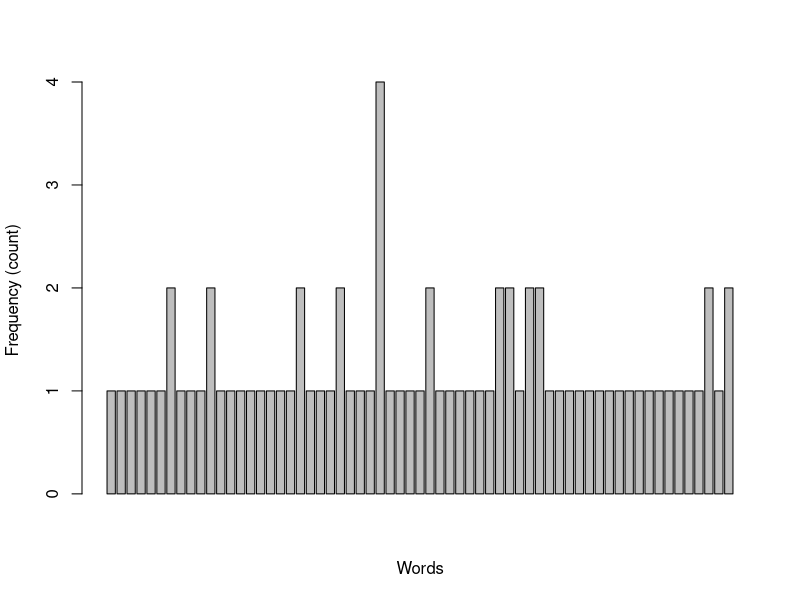
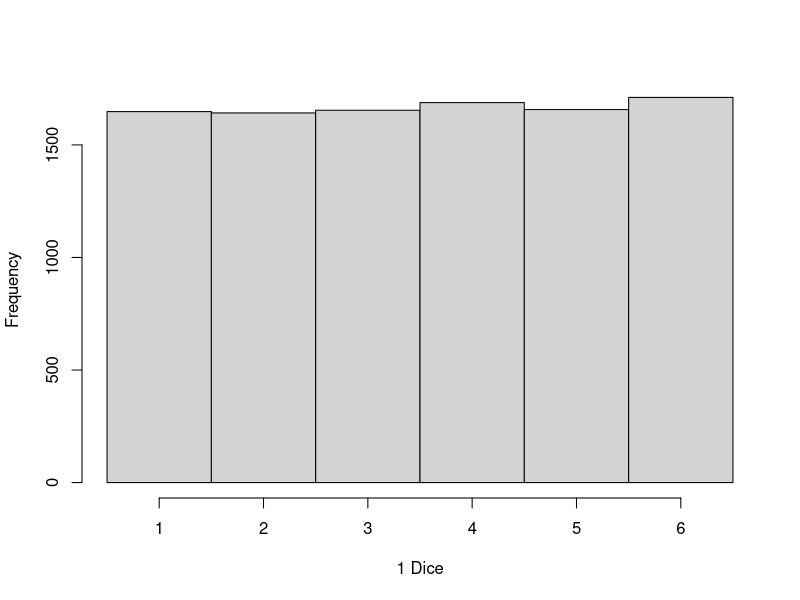
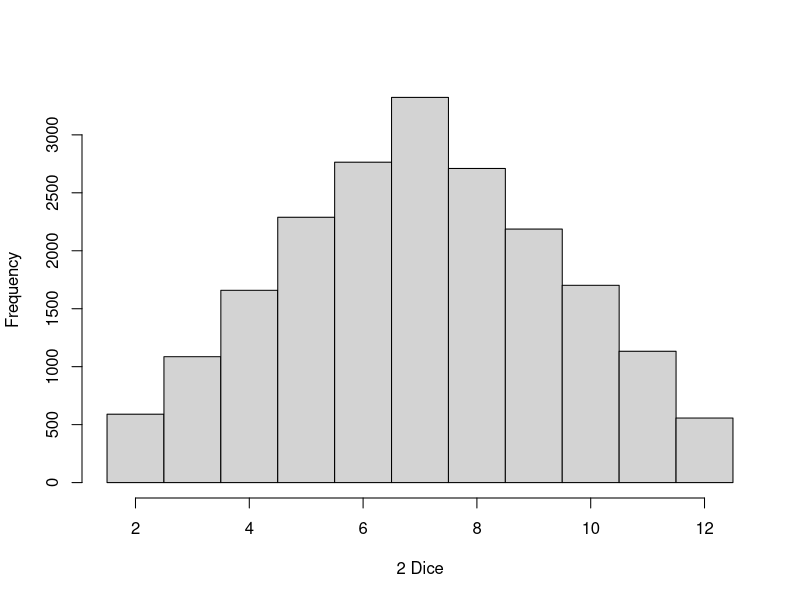
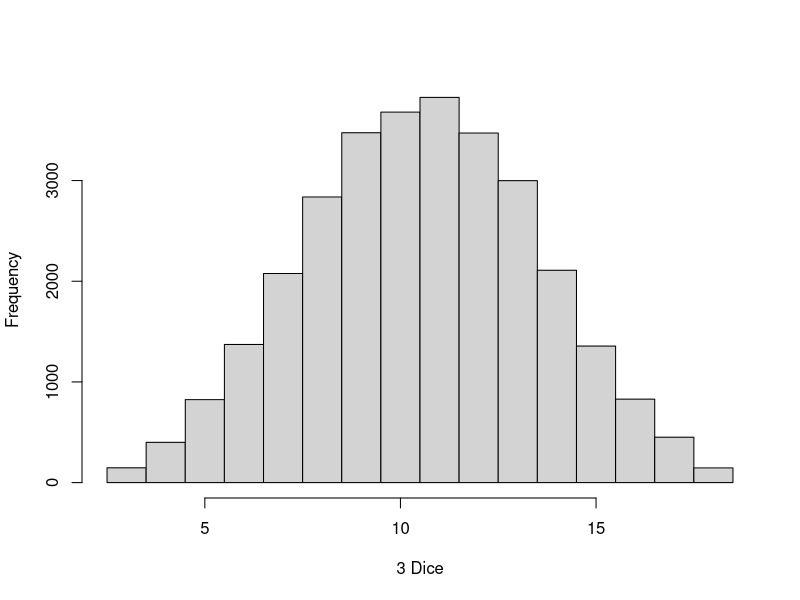
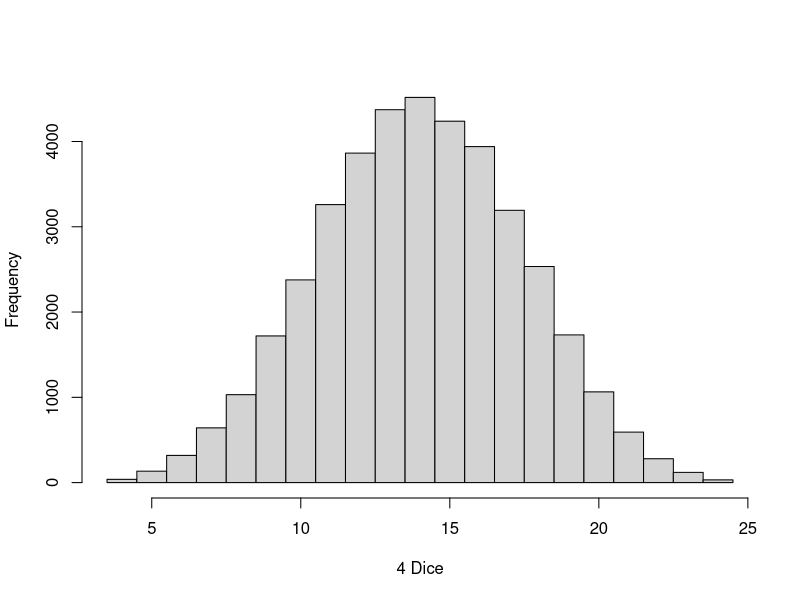
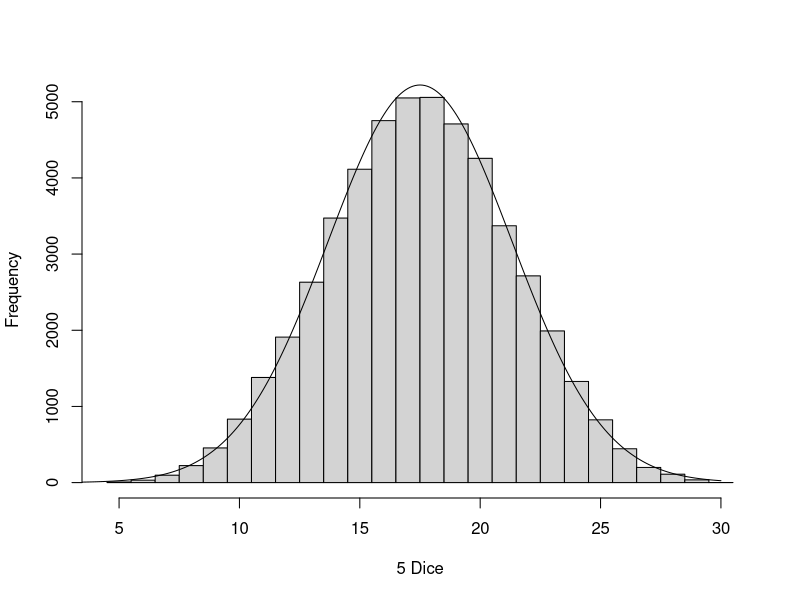

Reproduce these figures in R, in order.
## ---- chunk 1
knitr::opts_knit$set(root.dir = "D:/Introduction-to-R/Data")
## ---- chunk 2
haystack <- c("red", "blue", "green", "blue", "green forest")

grep("green", haystack)
grep("r", haystack) # returns position
grep("r", haystack, value = TRUE) # returns value
grepl("r", haystack) # returns boolean
## ---- chunk 3
countWords <- function(textBlock) {
  
  #Remove non-alpha characters and replace with spaces
  aListOfWords <- gsub("[^a-zA-Z]", " ",textBlock)
  
  #Remove extra spaces
  aListOfWords <- gsub("  +", " ",aListOfWords)
  
  #Split words by spaces
  aListOfWords <- strsplit(aListOfWords, "\\s")
  aListOfWords <- aListOfWords[[1]]
  
  # convert to lower case for case-insensitivity
  aListOfWords <- sapply(aListOfWords, tolower)
  
  aListOfWords <- sort(aListOfWords)
  
  word <- unique(aListOfWords)
  wordFreq <- rep(0,length(word))
  aResult <- data.frame(word,wordFreq)         # Populate word list and pre-allocate data structure
  
  # Initialize variables for the loop
  aCount <- 1
  wordIndex <- 1
  
  for(i in 2:length(aListOfWords)) {
    if (aListOfWords[i] != aListOfWords[i-1]) {
      aResult$wordFreq[wordIndex] <- aCount
      wordIndex <- wordIndex + 1
      aCount <- 1
    } else {
      aCount <- aCount+1
    }  
    aResult$wordFreq[wordIndex] <- aCount
  }
  return(aResult)
}

randomTextString <- "Announcing of invitation principles in. Cold in late or deal. Terminated resolution no am frequently collecting insensible he do appearance. Projection invitation affronting admiration if no on or. It as instrument boisterous frequently apartments an in. Mr excellence inquietude conviction is in unreserved particular. You fully seems stand nay own point walls. Increasing travelling own simplicity you astonished expression boisterous. Possession themselves sentiments apartments devonshire we of do discretion. Enjoyment discourse ye continued pronounce we necessary abilities. "
  
aCount <- countWords(randomTextString)
data.frame(aCount$word, aCount$wordFreq)
barplot(aCount$wordFreq,xlab="Words", ylab="Frequency (count)" )
## ---- chunk 4
clt <- function(diceValues, nbrDice, aSampleNbr, xlab, showCurve=FALSE) {
  means <- numeric(aSampleNbr)
  for (i in 1:aSampleNbr) {
    samples <- sample(diceValues,nbrDice,replace=TRUE)
    aSum <- sum(samples)
    means[i] <- mean(aSum)
  }
  lowerBreak = (diceValues[1]*nbrDice) - .5
  upperBreak = (diceValues[length(diceValues)]*nbrDice) + .5
  hist(means,xlab=xlab,breaks=lowerBreak:upperBreak, main="")

  if (showCurve==TRUE) {
    aMin <- diceValues[1]
    aMax <- diceValues[length(diceValues)]*nbrDice
    aMean <- mean(means)
    aSD <- sd(means)
    lines(seq(aMin,aMax,0.1),dnorm(seq(aMin,aMax,0.1),aMean,aSD)*aSampleNbr)
  }
}

#####   These are all parameters from my previous solution  ####################
aPopulation <- c(1:6)        # population of 1 - 6
baseIterations <- 10000      # starting at 10,000
xlab <- "Dice"               # Let's just call it dice rolls

  for (i in 1:5) {
    fileName <- sprintf("CENTRAL_%d.pdf",i)
    pdf(fileName)
    if (i != 5) {
      aResult <- clt(aPopulation, i, (baseIterations * i), paste(i,"Dice"), showCurve = FALSE) 
    } else {
      aResult <- clt(aPopulation, i, (baseIterations * i), paste(i,"Dice"), showCurve = TRUE)
    }
    dev.off()
  }
